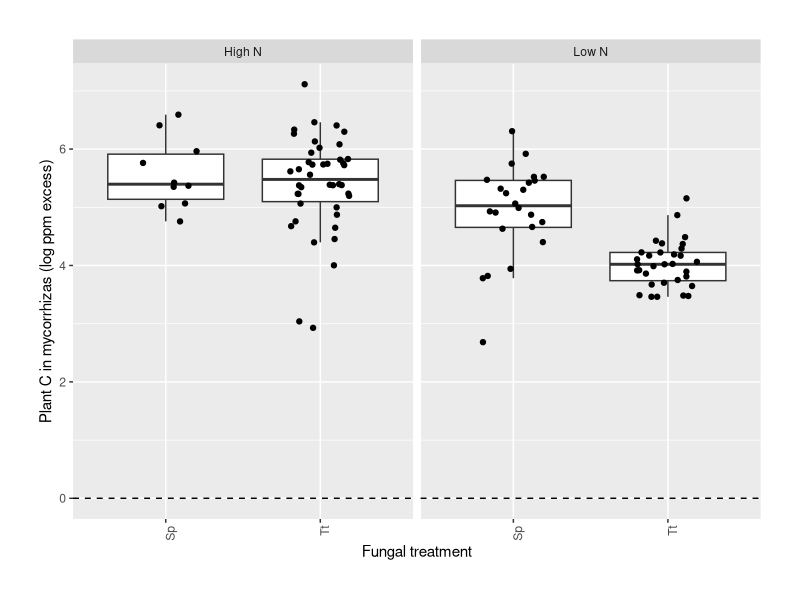

Reproduce this figure in R.
# Trying to analyze FC isotopes in a more cohesive way
# Attempting a linear mixed model a la Argüello et al. 2016
# August 2019/June 2020

# This tutorial was quite helpful: https://ourcodingclub.github.io/2017/03/15/mixed-models.html

# THE PROCESS THAT HAS FINALLY WORKED:
# 1) Load lme4 and then lmerTest
# 2) Build full linear mixed effects model
# 3) Call "anova()" on that model to get a normal looking ANOVA table
# with significance labels.

setwd("~/Documents/2018-2019/Fungal competition/fungal-competition2019/")

# Libraries needed:
require(tidyverse)
require(cowplot)
require(lme4)
require(lmerTest)

# Data:
together = read_csv("./FCdata/isotopes_together_as_analyzed.csv")
# metadata = read_csv("./FCdata/Fungal_competition_plant_tracking.csv")
metadata_byplant = read_csv("./FCdata/percent_col_and_mass_data_by_plant.csv")

batchtomerge = select(metadata_byplant, Plant, Batch)

together = left_join(together, batchtomerge)

# Filtering

together$Batch = as.factor(together$Batch)

together = together[-grep("FAILED", together$competitors),]

together$versus = numeric(nrow(together))

for (i in 1:nrow(together)) {
  if (together$compartment_fungus[i] == "Sp") {
    if (together$competitors[i] == "SUIPU/NM") {
      together$versus[i] = "None"
    } else if (together$competitors[i] == "SUIPU/SUIPU") {
      together$versus[i] = "Sp"
    } else if (together$competitors[i] == "THETE/SUIPU") {
      together$versus[i] = "Tt"
    } else if (grepl("MIXED", together$competitors[i])){
      together$versus[i] = "Mixed"
    }
  } else if (together$compartment_fungus[i] == "Tt") {
    if (together$competitors[i] == "THETE/NM") {
      together$versus[i] = "None"
    } else if (together$competitors[i] == "THETE/THETE") {
      together$versus[i] = "Tt"
    } else if (together$competitors[i] == "THETE/SUIPU") {
      together$versus[i] = "Sp"
    } else if (grepl("MIXED", together$competitors[i])) {
      together$versus[i] = "Mixed"
    }
  } else if (together$compartment_fungus[i] == "None") {
    if (together$competitors[i] == "SUIPU/NM") {
      together$versus[i] = "Sp"
    } else if (together$competitors[i] == "NM/NM") {
      together$versus[i] = "None"
    } else if (together$competitors[i] == "THETE/NM") {
      together$versus[i] = "Tt"
    }
  } else if (together$compartment_fungus[i] == "MIXED") {
      if (together$competitors[i] == "MIXED/SUIPU") {
        together$versus[i] = "Sp"
      } else if (together$competitors[i] == "MIXED/THETE") {
        together$versus[i] = "Tt"
     }
  }
}

together$mycoC13ppmexcess = together$mycorrhizas.APE13C * (10^4)

together = together[together$enriched != 0,]

min(together$mycoC13ppmexcess[!is.na(together$mycoC13ppmexcess)])

together$transmycoC13 = (log(together$mycoC13ppmexcess))

# Shouldn't model mycorrhiza-specific phenomena with NM plants

nonm = together[!is.na(together$mycorrhizas.APE13C),]
nonm = subset(nonm, compartment_fungus != "None")
# Should I exclude microcosms with mixed cultures?

excluding_mixed = nonm[-grep("MIXED", nonm$competitors),]
# excluding_mixed$versus = relevel(excluding_mixed$versus, levels = c("None", "Sp", "Tt"))

#### C-13 enrichment of mycos by species ####
# Does the C-13 enrichment of mycorrhizas depend on the species
# of fungus forming the mycorrhiza, controlling for competitor
# identity and N addition level?

# Argüello model: 
# log(14C in hyphal compartment A) ~ 
# AMF fungus side A*AMF fungus side B + 
# plant species identity + random pot effect
# with C labeling group "as a covariate." Does this mean as a random effect?

# Plant ID and C-13 labeling batch should  be random effects here.
# Ideally, I'd have a random slope for each,
# but a random intercept is all I can do with my dataset
# and is probably reasonable.


# To be clear about my hypotheses:
# Fungal identity should be significant
# Competitor identity should be significant
# N level should be significant
# *Interaction between fungal identity and N level MIGHT be significant
# *Interaction between fungal identity and competitor identity MIGHT be significant
# *Interaction between competitor identity and N level MIGHT be significant
# * Three way interaction between fungus and competitor and N level MIGHT be significant.



c13.full = lmer(transmycoC13 ~ compartment_fungus * versus * N_level + (1|Batch/Plant), 
                data = excluding_mixed) # I don't have any random effects here that I don't think I need


anova(c13.full)

# OH THANK GOD This is the tool I've been looking for this whole time.
# Some p values next to my factors.
# Done!!!

# Significant factors: fungal identity (compartment fungus),
# N level, and the interaction between fungal identity and N level.
# Marginal: Interaction between competitor identity (versus) and N level
# Not significant: Competitor identity alone, 
# interaction between fungal identity and competitior identity (interesting!),
# three way interaction between fungal identity and competitor identity and N level.


labels = c(High = "High N", Low = "Low N")
ggplot(data = excluding_mixed) +
  geom_boxplot(outlier.alpha = 0,
               aes(x = compartment_fungus, y = transmycoC13)) +
  geom_jitter(width = 0.20,
              aes(x = compartment_fungus, y = transmycoC13)) +
  facet_grid(. ~ N_level, labeller = labeller(N_level = labels)) +
  theme(axis.text.x = element_text(angle = 90, hjust = 1)) +
  ylab("Plant C in mycorrhizas (log ppm excess)") +
  geom_hline(yintercept = 0, linetype = "dashed")+
  theme(plot.margin = unit(c(1,1,1,1), "cm")) +
  xlab("Fungal treatment")

### Carbon allocation ratio (Tt only) ###

justTt = subset(excluding_mixed, compartment_fungus == "Tt")
